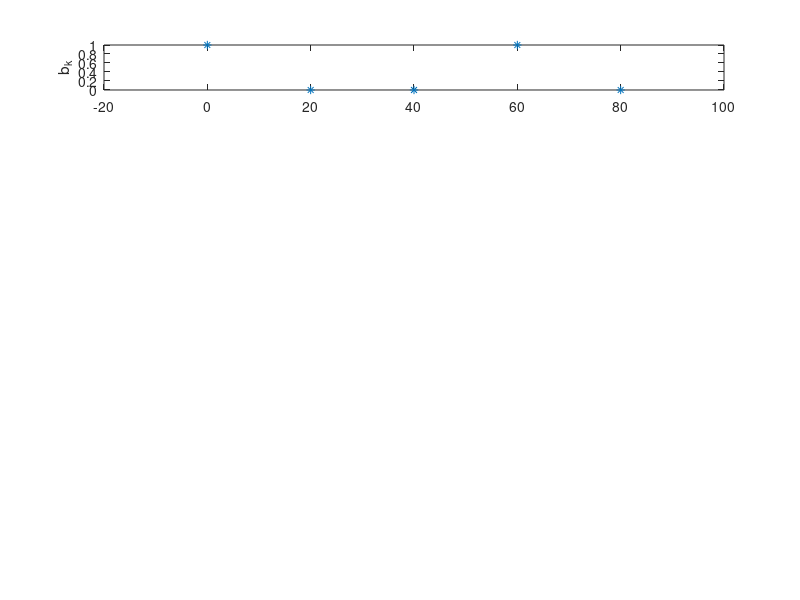

Here is the MATLAB script that generated this plot: (Note: this script raises an error after producing the figure.)
%% Init
clc;
clear all;
close all;

addpath("../src/PHY");

%% Params

Fe = 20 * 10e6; %Hz
Fse = 20;
Fs = Fe/Fse;

% p def
middle = floor(Fse/2);
P = [-0.5 * ones(1,middle), 0.5 * ones(1,Fse-middle)];


figure()
nbr_fig = 6;

%% input
bk = [1, 0, 0, 1, 0];
len_bk = size(bk); len_bk = len_bk(1,2);

subplot(nbr_fig, 1, 1)
plot((0:Fse:(len_bk-1)*Fse), bk, "*")
xlim([-Fse, len_bk*Fse])
ylabel("b_k")

%% PPM Modulation
sl = modulatePPM(bk, Fse);

subplot(nbr_fig, 1, 2)
plot((0:1:len_bk*Fse-1), sl)
xlim([-Fse, Fse*len_bk])
ylabel("s_l")

%% Canal
nl = zeros(1, Fse*len_bk);
yl = sl + nl;

subplot(nbr_fig, 1, 3)
plot((0:1:len_bk*Fse-1),yl)
xlim([-Fse, Fse*len_bk])
ylabel("y_l")

%% Filtre adapte
p_ada = [0.5 * ones(1,middle), -0.5 * ones(1,Fse-middle)];

rl = conv(yl, p_ada);

subplot(nbr_fig, 1, 4)
plot(rl)
ylabel("r_l")

%% Echantionnage
rm = zeros(1, len_bk);
for i=1:1:len_bk
    rm(1, i) = rl(1, Fse*i);
end

subplot(nbr_fig, 1, 5)
plot((Fse:Fse:len_bk*Fse), rm, "*")
xlim([0, Fse*(len_bk+1)])
ylabel("r_m")

%% Decision
b_estim = zeros(1, len_bk);
for i=1:1:len_bk
    if(rm(1, i)>0)
        b_estim(1, i) = 0;
    else
        b_estim(1, i) = 1;
    end
end

subplot(nbr_fig, 1, 6)
plot((Fse:Fse:len_bk*Fse), b_estim, "*")
xlim([0, Fse*(len_bk+1)])
ylabel("b_{estime}")
